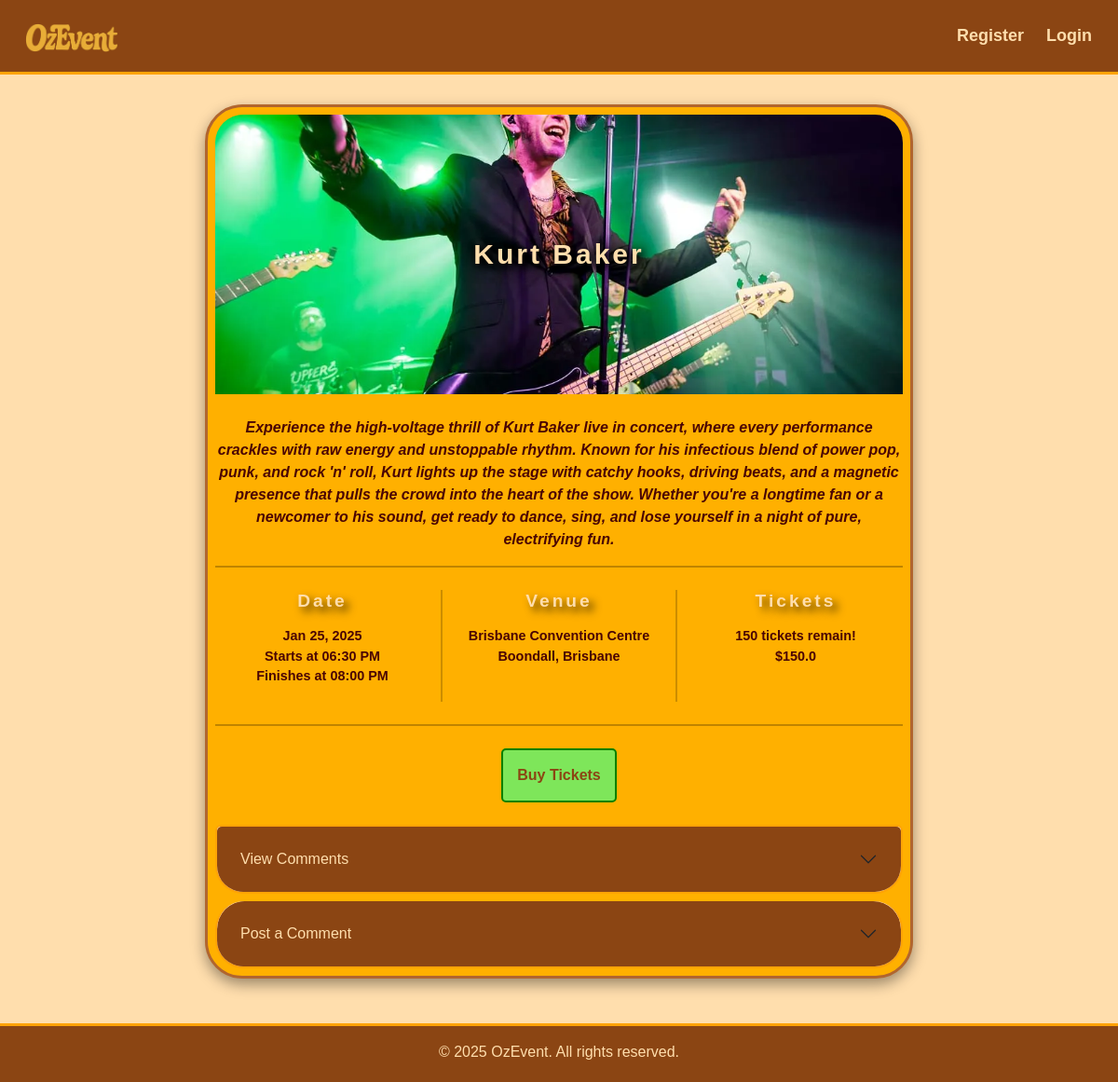
The page /events/6 on the database its author committed.
### ozevent/models.py (models this page shows, shortened)
class Event(db.Model):
    __tablename__ = 'events'
    id = db.Column(db.Integer, primary_key=True)
    title = db.Column(db.String(100), index=True, nullable=False)
    artist = db.Column(db.String(100), index=True) # Artist announcements may be delayed
    genre = db.Column(db.String(50), index=True, nullable=False)
    venue = db.Column(db.String(150), index=True, nullable=False)
    location = db.Column(db.String(150), index=True, nullable=False)
    date = db.Column(db.Date, index=True, nullable=False)
    start_time = db.Column(db.Time, nullable=False)
    end_time = db.Column(db.Time, nullable=False)
    available_tickets = db.Column(db.Integer, nullable=False)
    ticket_price = db.Column(db.Float(5), nullable=False)
    short_description = db.Column(db.String(255), nullable=False)
    description = db.Column(db.Text, nullable=False)
    image = db.Column(db.String(400), nullable=False, default='/static/img/default.png')
    status = db.Column(db.String(50), index=True, nullable=False)
    comments = db.relationship('Comment', backref='event')
    bookings = db.relationship('Booking', backref='event')
    owner_id = db.Column(db.Integer, db.ForeignKey('users.id'), nullable=False)

### ozevent/events.py (the view)
@events_bp.route('/<event_id>')
def show(event_id):
    event = db.session.scalar(db.select(Event).where(Event.id==event_id))
    if not event:
        abort(404) # Triggers @app.errorhandler
    form = CommentForm()
    return render_template('events/show.html', event=event, form=form, heading=event.title)

### ozevent/templates/events/show.html (shortened to what this page needs)
{% extends 'base.html' %}
{% from 'bootstrap5/form.html' import render_form %}
{% block content %}
        <section>
            <div class="container mt-5 mb-5">
                <div class="row justify-content-center">
                    <div class="event-form col-11 col-sm-12 col-md-10 col-lg-9 col-xl-8 col-xxl-7 p-2">
                        <form id="bookingForm">
                            <div class="form-group row mb-4">
                                <div class="col-12 text-center position-relative">
                                    <img src="{{ url_for('static', filename='img/' ~ event.image) }}" alt="Event Image" class="event-image img-fluid w-100">
                                    <h1 class="form-title position-absolute top-50 start-50 translate-middle">{{ event.title }}</h1>
                                </div>
                            </div>
                            <div class="form-group row">
                                <div class="col-12">
                                    <div class="event-description text-center">
                                        <p>{{ event.description }}</p>
                                        <hr class="row-divider mb-4">
                                    </div>
                                </div>
                            </div>
                            <div class="form-group row text-center" id="middleText">
                                <div class="col-6 col-sm-4 mb-2">
                                    <h4 class="mb-3" id="middleHeading">Date</h4>
                                    <p>{{ event.date.strftime('%b %d, %Y') }}<br>Starts at {{ event.start_time.strftime('%I:%M %p') }}<br>Finishes at {{ event.end_time.strftime('%I:%M %p') }}</p>
                                </div>
                                <div class="col-6 col-sm-4 mb-2 column-divider">
                                    <h4 class="mb-3" id="middleHeading">Venue</h4>
                                    <p>{{ event.venue }}<br>{{ event.location }}</p>
                                </div>
                                <div class="col-12 col-sm-4">
                                    <h4 class="mb-3" id="middleHeading">Tickets</h4>
                                    <p>{{ event.available_tickets }} tickets remain!<br>${{ event.ticket_price }}</p>
                                </div>
                                <div>
                                    <hr class="row-divider mb-4">
                                </div>
                            </div>
                            <div class="form-group row text-center mb-4">
                                <div class="col-12">
                                    <button type="button" class="btn" id="buyTicketsBtn" data-bs-toggle="modal" data-bs-target="#bookingModal" aria-label="Buy Tickets">Buy Tickets</button>
                                </div>
                            </div>
                            <div class="accordion">
                                <div class="accordion-item mb-2">
                                    <h2 class="accordion-header" aria-labelledby="viewCommentsHeading">
                                        <button class="accordion-button collapsed" type="button" data-bs-toggle="collapse"
                                        data-bs-target="#collapseComments" aria-expanded="false" aria-controls="collapseComments">View Comments</button>
                                    </h2>
                                </div>
                                <div class="accordion-item">
                                    <h2 class="accordion-header" aria-labelledby="postCommentsHeading">
                                        <button class="accordion-button collapsed" type="button" data-bs-toggle="collapse"
                                        data-bs-target="#collapsePostComment" aria-expanded="false" aria-controls="#collapsePostComment">Post a Comment</button>
                                    </h2>
                                </div>
                        </form>
                    </div>
                </div>
            </div>
        </section>
{% endblock %}

### ozevent/static/style/main.css (style rules this page uses)
body { background: #FFDEAD; font-family: 'Lucida Sans', 'Lucida Sans Regular', 'Lucida Grande', sans-serif; padding-top: 64px; min-height: 100vh; }
.event-form { font-family: inherit; color: #4A0404; font-weight: 600; background: #FFB000; padding: 40px; border-radius: 40px; border: 3px solid #B1652E; box-shadow: 0 6px 15px rgba(0, 0, 0, 0.4); }
.form-title { font-size: clamp(2rem, 3vw, 4rem); font-weight: bold; color: #FFDEAD; white-space: nowrap; text-shadow: 3px 3px 6px rgba(0, 0, 0, 0.6); letter-spacing: 3px; }
.form-group .btn, #postCommentBtn, #buyTicketsBtn, #cancelBtn { color: #8B4513; padding: 10px 20px; font-size: 1rem; font-weight: 600; border-radius: 5px; padding: 15px; transition: all 0.5s ease; }
#buyTicketsBtn { background: #7EE65A; border: 2px solid green; }
#bookingForm .form-title { font-size: clamp(1.5rem, 2.5vw, 3rem); position: absolute; top: 40%; left: 50%; padding: 0 1rem; transform: translate(-50%, -50%); text-shadow: 2px 2px 8px rgba(0, 0, 0, 1), 4px 4px 12px rgba(0, 0, 0, 0.9), 0 0 20px rgba(0, 0, 0, 0.8); }
#bookingForm .event-description { font-size: clamp(1rem, 1.3vw, 1.6rem); font-style: italic; }
#middleText { font-size: clamp(0.9rem, 1.2vw, 1.5rem); }
#middleHeading { font-size: clamp(1.1rem, 1.6vw, 2rem); font-weight: bold; color: #FFDEAD; text-shadow: 5px 5px 10px rgba(0, 0, 0, 0.8); letter-spacing: 3px; }
.column-divider { border-left: 2px solid rgba(0, 0, 0, 0.2); border-right: 2px solid rgba(0, 0, 0, 0.2); }
.row-divider { border: 1px solid black; }
.event-image { width: 100%; height: 300px; object-fit: cover; display: block; border-top-left-radius: 30px; border-top-right-radius: 30px; }
.accordion { background: transparent; }
.accordion-item { border: 2px solid #FFA305; background: #FFDEAD; border-radius: 30px; overflow: hidden; }
.accordion-button { background: #8B4513; color: #FFDEAD; padding: 25px; border: none; border-radius: 30px 30px 0 0; }

### rows shown on the page
Event: image (picture), title "Kurt Baker", description "Experience the high-voltage thrill of Kurt Baker live in concert, where every performance crackles with raw energy and unstoppable rhythm. Known for his infectious blend of power pop, punk, and rock 'n' roll, Kurt lights up the stage with catchy hooks, driving beats, and a magnetic presence that pulls the crowd into the heart of the show. Whether you're a longtime fan or a newcomer to his sound, get ready to dance, sing, and lose yourself in a night of pure, electrifying fun.", date "Jan 25, 2025", start_time "06:30 PM", end_time "08:00 PM", venue "Brisbane Convention Centre", location "Boondall, Brisbane", available_tickets "150", ticket_price "150.0"
